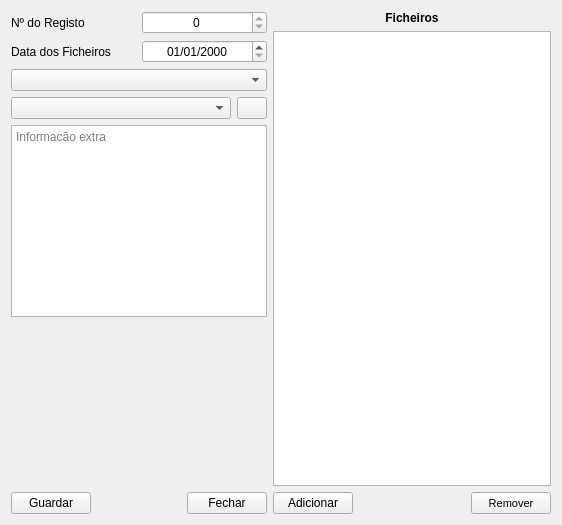
<?xml version="1.0" encoding="UTF-8"?>
<ui version="4.0">
 <class>Form</class>
 <widget class="QWidget" name="Form">
  <property name="geometry">
   <rect>
    <x>0</x>
    <y>0</y>
    <width>562</width>
    <height>525</height>
   </rect>
  </property>
  <property name="windowTitle">
   <string>Documento</string>
  </property>
  <layout class="QGridLayout" name="gridLayout_3">
   <item row="0" column="0">
    <layout class="QGridLayout" name="gridLayout_2">
     <item row="1" column="2" colspan="2">
      <widget class="QDateEdit" name="DEData">
       <property name="alignment">
        <set>Qt::AlignCenter</set>
       </property>
       <property name="displayFormat">
        <string>dd/MM/yyyy</string>
       </property>
      </widget>
     </item>
     <item row="1" column="0" colspan="2">
      <widget class="QLabel" name="label_3">
       <property name="text">
        <string>Data dos Ficheiros</string>
       </property>
      </widget>
     </item>
     <item row="3" column="0" colspan="4">
      <layout class="QHBoxLayout" name="horizontalLayout">
       <item>
        <widget class="QComboBox" name="CBType"/>
       </item>
       <item>
        <widget class="QPushButton" name="settingsButton">
         <property name="maximumSize">
          <size>
           <width>30</width>
           <height>16777215</height>
          </size>
         </property>
         <property name="text">
          <string/>
         </property>
         <property name="icon">
          <iconset>
           <normaloff>../../File_Mx/res/settings.png</normaloff>../../File_Mx/res/settings.png</iconset>
         </property>
         <property name="flat">
          <bool>false</bool>
         </property>
        </widget>
       </item>
      </layout>
     </item>
     <item row="0" column="0" colspan="2">
      <widget class="QLabel" name="label_4">
       <property name="text">
        <string>Nº do Registo</string>
       </property>
      </widget>
     </item>
     <item row="0" column="2" colspan="2">
      <widget class="QSpinBox" name="SBCod">
       <property name="alignment">
        <set>Qt::AlignCenter</set>
       </property>
       <property name="readOnly">
        <bool>true</bool>
       </property>
       <property name="maximum">
        <number>1000</number>
       </property>
      </widget>
     </item>
     <item row="7" column="3">
      <widget class="QPushButton" name="PBClose">
       <property name="text">
        <string>Fechar</string>
       </property>
      </widget>
     </item>
     <item row="6" column="1">
      <spacer name="verticalSpacer">
       <property name="orientation">
        <enum>Qt::Vertical</enum>
       </property>
       <property name="sizeHint" stdset="0">
        <size>
         <width>20</width>
         <height>40</height>
        </size>
       </property>
      </spacer>
     </item>
     <item row="7" column="1" colspan="2">
      <spacer name="horizontalSpacer_2">
       <property name="orientation">
        <enum>Qt::Horizontal</enum>
       </property>
       <property name="sizeHint" stdset="0">
        <size>
         <width>73</width>
         <height>17</height>
        </size>
       </property>
      </spacer>
     </item>
     <item row="7" column="0">
      <widget class="QPushButton" name="PBSave">
       <property name="text">
        <string>Guardar</string>
       </property>
      </widget>
     </item>
     <item row="0" column="4" rowspan="8">
      <layout class="QGridLayout" name="gridLayout">
       <item row="0" column="0" colspan="3">
        <widget class="QLabel" name="label">
         <property name="font">
          <font>
           <weight>75</weight>
           <bold>true</bold>
          </font>
         </property>
         <property name="text">
          <string>Ficheiros</string>
         </property>
         <property name="alignment">
          <set>Qt::AlignCenter</set>
         </property>
        </widget>
       </item>
       <item row="2" column="1">
        <spacer name="horizontalSpacer">
         <property name="orientation">
          <enum>Qt::Horizontal</enum>
         </property>
         <property name="sizeHint" stdset="0">
          <size>
           <width>40</width>
           <height>20</height>
          </size>
         </property>
        </spacer>
       </item>
       <item row="2" column="2">
        <widget class="QPushButton" name="PBRemove">
         <property name="sizePolicy">
          <sizepolicy hsizetype="Preferred" vsizetype="Preferred">
           <horstretch>0</horstretch>
           <verstretch>0</verstretch>
          </sizepolicy>
         </property>
         <property name="minimumSize">
          <size>
           <width>51</width>
           <height>0</height>
          </size>
         </property>
         <property name="maximumSize">
          <size>
           <width>100</width>
           <height>16777215</height>
          </size>
         </property>
         <property name="font">
          <font>
           <pointsize>8</pointsize>
           <weight>50</weight>
           <bold>false</bold>
          </font>
         </property>
         <property name="text">
          <string>Remover</string>
         </property>
        </widget>
       </item>
       <item row="1" column="0" colspan="3">
        <widget class="QListWidget" name="LWPaths"/>
       </item>
       <item row="2" column="0">
        <widget class="QPushButton" name="PBAdd">
         <property name="sizePolicy">
          <sizepolicy hsizetype="Preferred" vsizetype="Preferred">
           <horstretch>0</horstretch>
           <verstretch>0</verstretch>
          </sizepolicy>
         </property>
         <property name="minimumSize">
          <size>
           <width>51</width>
           <height>0</height>
          </size>
         </property>
         <property name="maximumSize">
          <size>
           <width>100</width>
           <height>16777215</height>
          </size>
         </property>
         <property name="text">
          <string>Adicionar</string>
         </property>
        </widget>
       </item>
      </layout>
     </item>
     <item row="2" column="0" colspan="4">
      <widget class="QComboBox" name="CBToStore"/>
     </item>
     <item row="4" column="0" rowspan="2" colspan="4">
      <widget class="QPlainTextEdit" name="PTEInfo">
       <property name="placeholderText">
        <string>Informacão extra</string>
       </property>
      </widget>
     </item>
    </layout>
   </item>
  </layout>
 </widget>
 <resources/>
 <connections/>
</ui>
